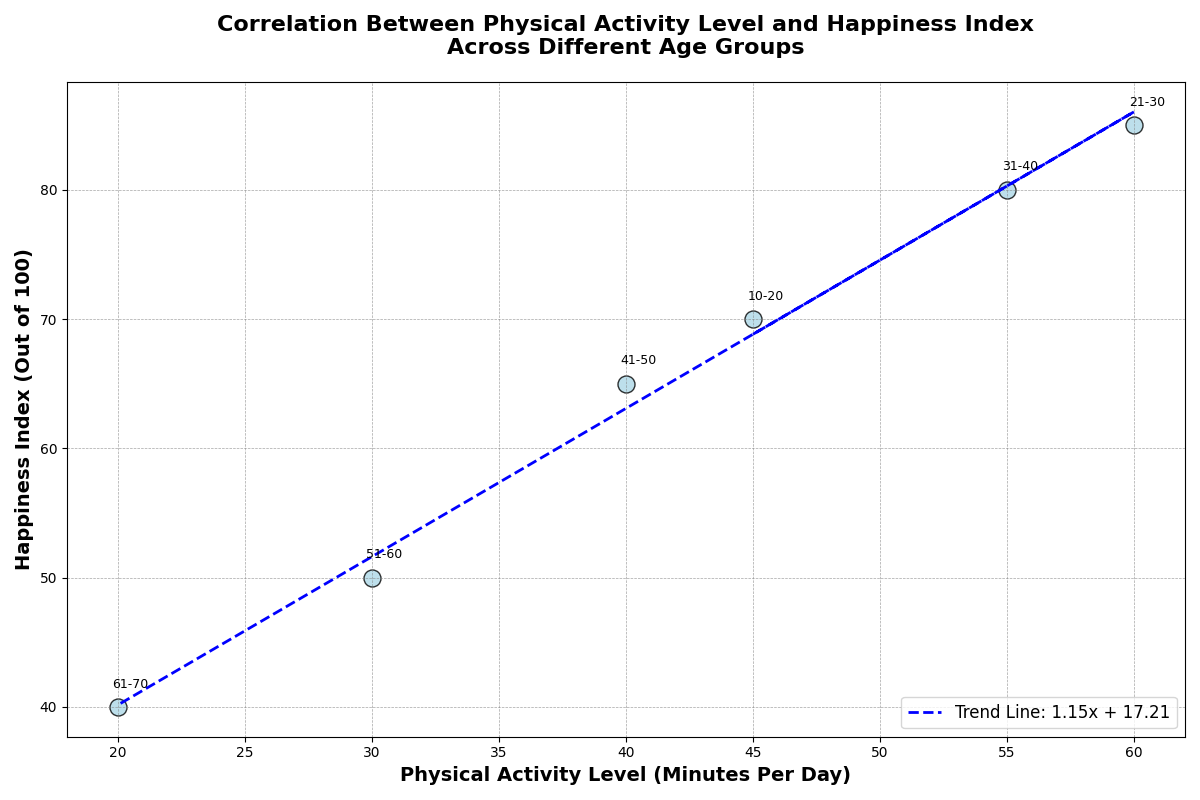

Here is the Python script that generated this plot:
import matplotlib.pyplot as plt
import numpy as np

age_groups = np.array(['10-20', '21-30', '31-40', '41-50', '51-60', '61-70'])
physical_activity_level = np.array([45, 60, 55, 40, 30, 20])
happiness_index = np.array([70, 85, 80, 65, 50, 40])

fig, ax = plt.subplots(figsize=(12, 8))
scatter = ax.scatter(physical_activity_level, happiness_index, c='lightblue', s=150, edgecolor='black', alpha=0.8)

for i, age in enumerate(age_groups):
    ax.annotate(age, (physical_activity_level[i] + 0.5, happiness_index[i] + 1.5), fontsize=9, ha='center')

coefficients = np.polyfit(physical_activity_level, happiness_index, 1)
poly_eqn = np.poly1d(coefficients)
trendline = poly_eqn(physical_activity_level)
ax.plot(physical_activity_level, trendline, linestyle='--', color='blue', linewidth=2, label=f'Trend Line: {coefficients[0]:.2f}x + {coefficients[1]:.2f}')

ax.set_xlabel('Physical Activity Level (Minutes Per Day)', fontsize=14, fontweight='semibold')
ax.set_ylabel('Happiness Index (Out of 100)', fontsize=14, fontweight='semibold')
ax.set_title('Correlation Between Physical Activity Level and Happiness Index\nAcross Different Age Groups', fontsize=16, fontweight='bold', pad=20)

ax.grid(True, linestyle='--', linewidth=0.5, alpha=0.7, color='grey')

ax.legend(loc='lower right', fontsize=12, frameon=True)

plt.tight_layout()
plt.show()
